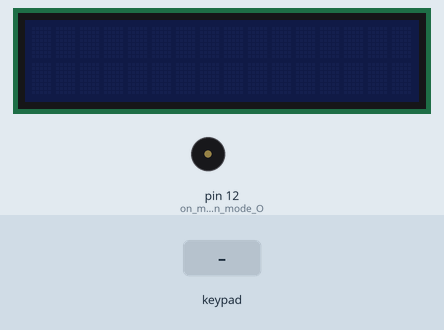
Bench run of a sketch on a simulated Arduino Uno, built with avr-gcc and run on an emulated ATmega328P. On the bench: 16×2 character LCD, buzzer (waves = sounding). Inputs (shaded band) come from the test bench.

Above: at 1.2 s.
1.3 s: keypad keys 1 2 3 4 * pressed 0.4 s apart
At 3.6 s:
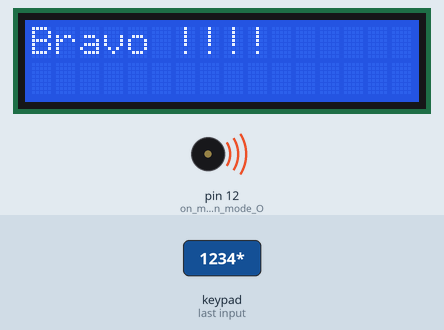
4.8 s: key '*' pressed
At 5.1 s:
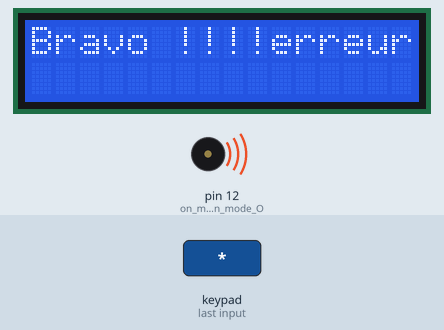
6.3 s: key '#' pressed
At 6.9 s:
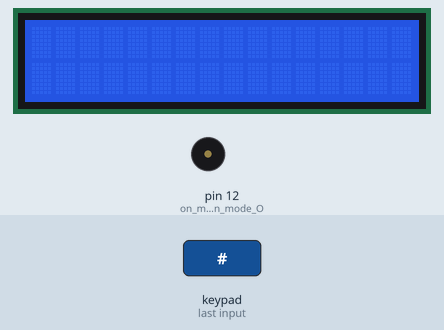
7.8 s: keypad keys 1 1 1 0 9 8 * pressed 0.4 s apart
At 11.5 s:
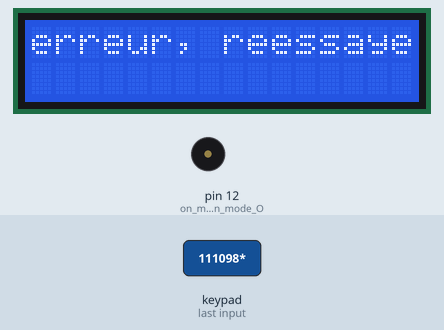
12.1 s: keypad keys 1 2 3 4 * pressed 0.4 s apart
At 14.4 s:
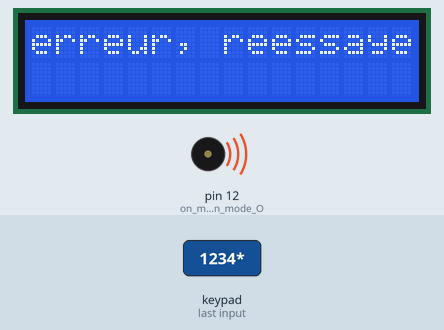
15.6 s: keypad keys 4 7 6 5 * pressed 0.4 s apart
At 17.9 s:
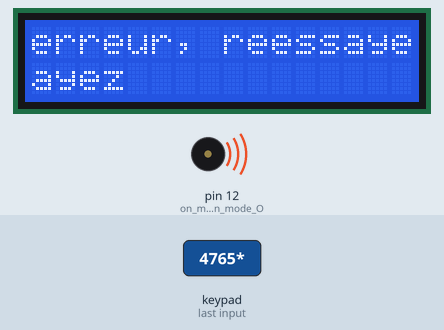
Timing chart, 0 to 19.4 s (numbered marks = the images above; inputs shaded):
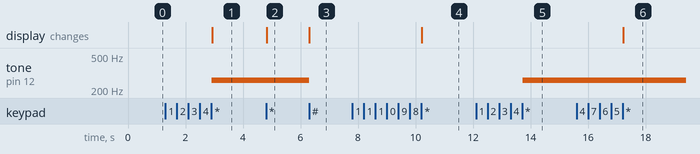

Measured:
- after the input at 1.3 s, tone on pin 12 (on_met_le_pin_3_en_mode_O): silent → 260 Hz after 1.6 s; the display: changes after 1.6 s (image 1)
- after the input at 4.8 s, the display: changes at once (image 2)
- after the input at 6.3 s, tone on pin 12 (on_met_le_pin_3_en_mode_O): 260 Hz → silent at once; the display: changes at once (image 3)
- after the input at 7.8 s, the display: changes after 2.4 s (image 4)
- after the input at 12.1 s, tone on pin 12 (on_met_le_pin_3_en_mode_O): silent → 260 Hz after 1.6 s
- after the input at 15.6 s, the display: changes after 1.6 s (image 6)

The sketch:

arduino-final.ino
```cpp
#include <Keypad.h>
#include <Wire.h>
#include <LiquidCrystal_I2C.h>
#include <Password.h>

// les constantes des fréquences de base
const char DON = 65;
const char DOD = 69;
const char REN = 74;
const char RED = 78;
const char MIN = 83;
const char FAN = 87;
const char FAD = 93;
const char SON = 98;
const char SOD = 104;
const char LAN = 110;
const char LAD = 117;
const char SIN = 123;
//Le tableau pour la mélodie
char auClair[11][3]={
    DON, 2, 2,
    DON, 2, 2,
    DON, 2, 2,
    REN, 2, 2,
    MIN, 4, 2,
    REN, 4, 2,
    DON, 2, 2,
    MIN, 2, 2,
    REN, 2, 2,
    REN, 2, 2,
    DON, 8, 2
};

int dureeBase=500; //on fixe la durée de basse à 500 millisecondes
unsigned long tempsDep; // variable pour le temps de départ
unsigned long tempsAct; // variable pour le temps actuel
int duree; //variable pour la durée d'attente de la note en cours
int n=0; // position dans le tableau de mélodie

LiquidCrystal_I2C lcd(0x20,16,2); //l adresse 0x27 est a changé en fonction de votre écrant

Password pwd = Password("1234");
const byte ROWS = 4; //four rows
const byte COLS = 4; //three columns
char keys[ROWS][COLS] = {
  {'1','1','2','3'},
  {'4','4','5','6'},
  {'7','7','8','9'},
  {'*','*','0','#'}
};
byte rowPins[ROWS] = {11, 10, 9, 8}; //connect to the row pinouts of the keypad
byte colPins[COLS] = {4, 7, 6, 5}; //connect to the column pinouts of the keypad
Keypad kpd = Keypad( makeKeymap(keys), rowPins, colPins, ROWS, COLS );

void setup(){

Serial.begin(9600);
kpd.addEventListener(kpdEvent);

lcd.init();                      // initialize the lcd

 pinMode(12,OUTPUT);//on met le pin 3 en mode OUTPUT
  tempsDep=millis(); // on initialise le temps de départ au temps Arduino
  duree=0; //on initialise l'attente à 0

}

void loop()
{
  char Key = kpd.getKey();
}

void jouer(){
   tempsAct=millis(); // on récupère le temps Arduino
  if (tempsAct-tempsDep>=duree){ // on regarde si le temps est écoulé
    noTone(12); // on stoppe le son
    delay(10); // délay pour l'attaque du son
    joueNote(auClair[n][0],auClair[n][2]); // on appelle la fonction qui joue la bonne note
    duree=dureeBase*auClair[n][1]; // on fixe la duree d'attente
    tempsDep=tempsAct; //on initialise le temps de départ
    n++; // on incrémente la position dans le tableau
    if (n>10) // on teste si on dépasse la fin du tableau
      n=0; // on revient au début du tableau
  }


}
 void joueNote(int nt,int oc){
  tone(12,nt*pow(2,oc)); //on joue la note à la bonne fréquence
}
  // fonction de calcul de la fréquence en fonction de l'octave

void kpdEvent (KeypadEvent Key)
{
  switch (kpd.getState())
  {
    case PRESSED :
      switch (Key)
      {
        // appui sur '*' -> vérification de la saisie en cours
        case '*' : checkPassword(); break;
        // appui sur '#' -> réinitialisation de la saisie en cours
        case '#' : pwd.reset();  lcd.clear();  noTone(12);break;
        // sinon on ajoute le chiffre à la combinaison
        default  : pwd.append(Key); break;
      }
    default : break;
  }
}

void checkPassword(void)
{

 // si le mot de passe est juste...
  if (pwd.evaluate())
  {
    jouer();// Fonction pour joueur la musique
    lcd.backlight();
    lcd.print("Bravo !!!!");
    pwd.reset();  // on remet à zéro la saisie
  }
  // si le mot de passe est faux...
  else
 {
   lcd.backlight();
   lcd.print("erreur, reessayez");
   pwd.reset();  // on remet à zéro la saisie
 }
 // on remet à zéro systématiquement après avoir vérifié pour ne pas avoir d'erreur
 pwd.reset();

}
```
